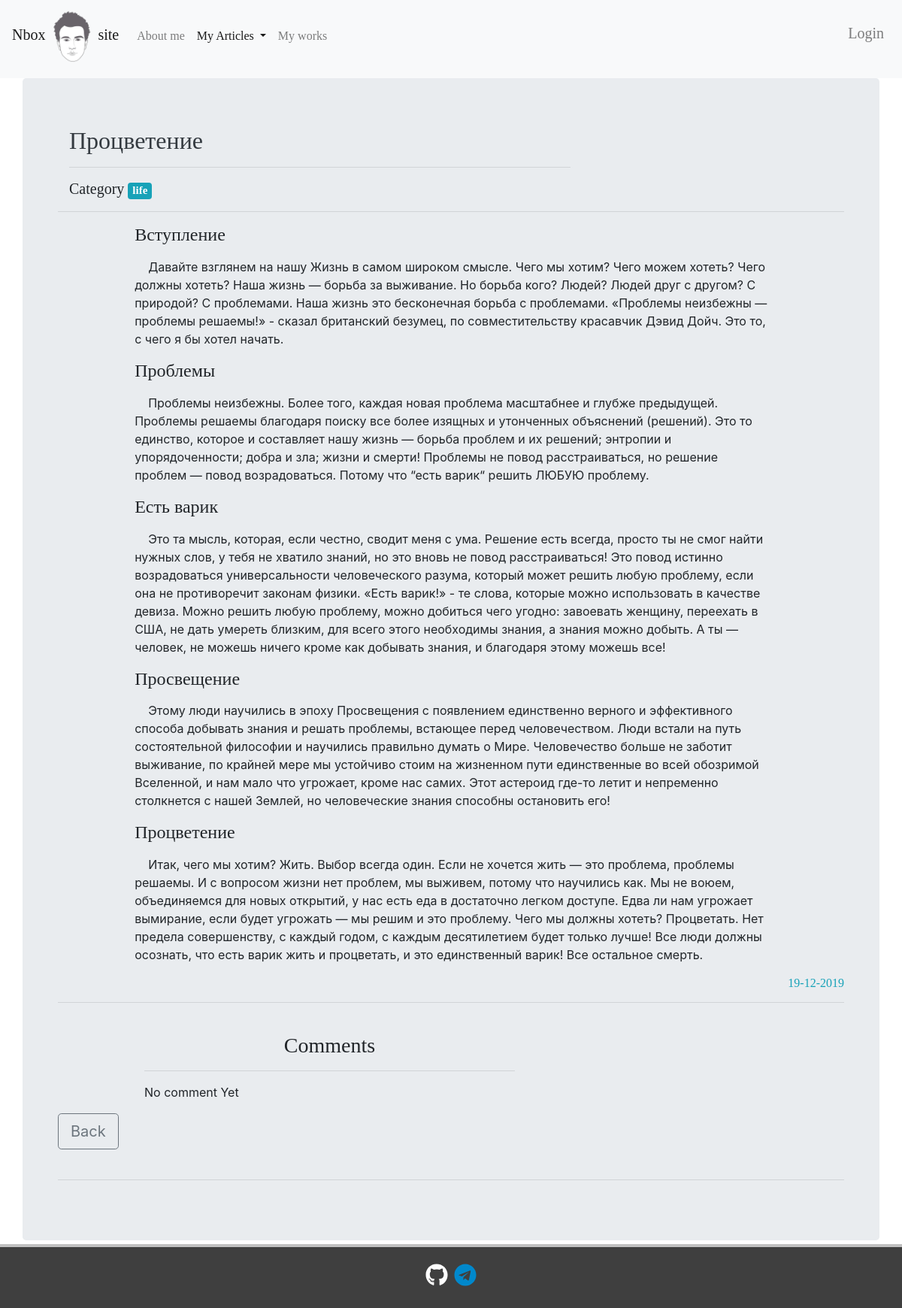
/articles/1/, run on the app's committed database.
### articles/models.py (models this page shows, shortened)
class Articles(models.Model):
    title = models.CharField(
        max_length=120,
        verbose_name='Title')
    content = RichTextField(blank=True, null=True)
    category = models.CharField(max_length=255, default='life')
    date = models.DateTimeField(verbose_name='Publication date')
    class Meta:
        verbose_name = 'Article'
        verbose_name_plural = 'Articles'

### articles/views.py (the view, shortened to what this page needs)
# urls.py: path('<int:pk>/', ArticleView.as_view(), name='article'),
class ArticleView(DetailView, CreateView):
    template_name = 'articles/article_page.html'
    model = Articles
    form_class = AddCommentForm
    def get_context_data(self, *args, **kwargs):
        context = super().get_context_data(*args, **kwargs)
        context['categories'] = Category.objects.all()
        return context

### articles/models.py (called while the page is built)
    def __str__(self):
        return self.name

### articles/templates/articles/article_page.html (shortened to what this page needs)
{% extends "home/wrapper.html" %}
{% load static %}
{% block ar %} active {% endblock %}
{% block content %}
    <div class="col-md-8">
        <h2 class="text-dark">
            {{ articles.title }}
        </h2><hr>
        <h5>
            Category
            <a href="{% url 'category' articles.category|slugify %}" class="badge badge-info">
                {{ articles.category }}
            </a>
        </h5>
    </div><hr>
    <div class="container col-md-10">
        <p>
            {{ articles.content|safe|linebreaks }}
        </p>
    </div>
    <h6 class="text-info" align="right">
        {{ articles.date|date:"d-m-Y" }}
    </h6><hr><br>
    <div class="container" style="margin-left: 100px">
        <div class="row">
            <div class="col-md-6">
                <a name="redirect_after_post_a_comment">
                    <h3 align="center">
                        Comments
                    </h3><hr>
                </a>
                {% if not articles.comments.all %}
                    <p>
                        No comment Yet
                    </p>
                {% endif %}
            </div>
        </div>
    </div>
    <a href="{% url 'articles' %}">
        <button type="button" class="btn btn-outline-secondary btn-lg">
            Back
        </button>
    </a><br><br>
    <hr>
{% endblock content %}

### home/static/home/base.css (style rules this page uses)
body { padding-bottom: 90px; position: relative; min-height: 100vh; }
h1, h2, h3, h4, h5, h6 { font-family: Geneva; }

### data on the page
Articles: title "Процветение", category "life", content "Вступление Давайте взглянем на нашу Жизнь в самом широком смысле. Чего мы хотим? Чего можем хотеть? Чего должны хотеть? Наша жизнь — борьба за выживание. Но борьба кого? Людей? Людей друг с другом? С природой? С проблемами. Наша жизнь это бесконечная борьба с проблемами. «Проблемы неизбежны — проблемы решаемы!» - сказал британский безумец, по совместительству красавчик Дэвид Дойч. Это то, с чего я бы хотел начать. Проблемы Проблемы неизбежны. Более того, каждая новая проблема масштабнее и глубже предыдущей. Проблемы решаемы благодаря поиску все более изящных и утонченных объяснений (решений). Это то единство, которое и составляет нашу жизнь — борьба проблем и их решений; энтропии и…", date "19-12-2019"
